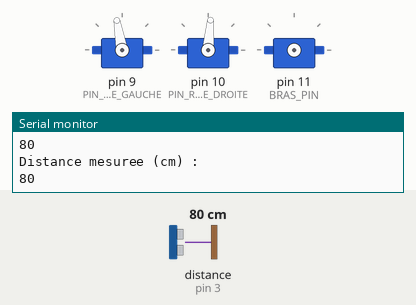
This sketch was run on a simulated Arduino Uno, built with avr-gcc and run on an emulated ATmega328P. Shown: 3 × servo, the last lines printed to the serial monitor. Wiring (inferred from the names in the program): ultrasonic range finder: trigger pin 2; echo pin 3. Inputs (shaded band) come from the test bench; at power-on: distance to the obstacle (sensor on pin 3) 80 cm. The echo pulse lasts 58.3 µs per cm.

Above: at 2.9 s.
3.0 s: distance to the obstacle (sensor on pin 3) set to 15 cm
6.5 s: distance to the obstacle (sensor on pin 3) set to 12 cm
At 7.3 s:
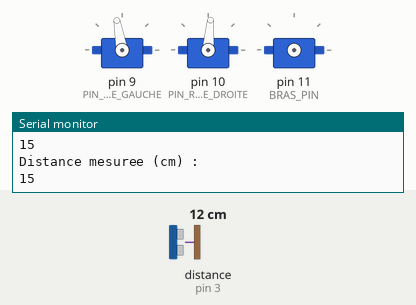
10.8 s: distance to the obstacle (sensor on pin 3) set to 18 cm
At 11.78 s:
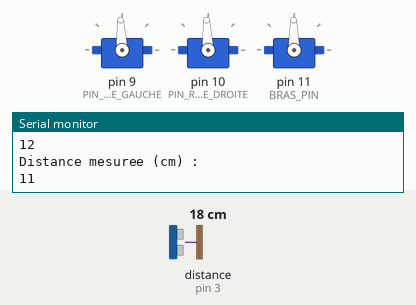
16.8 s: distance to the obstacle (sensor on pin 3) set to 2 cm
At 17.67 s:
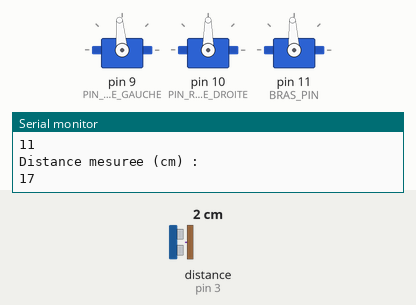
20.3 s: distance to the obstacle (sensor on pin 3) set to 35 cm
At 24.13 s:
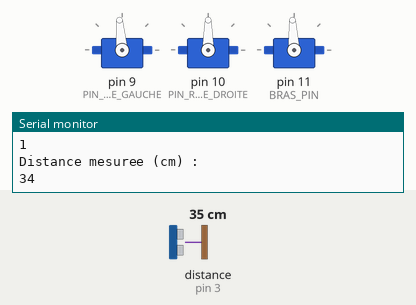
Timing chart, 0 to 25.9 s (numbered marks = the images above; inputs shaded):
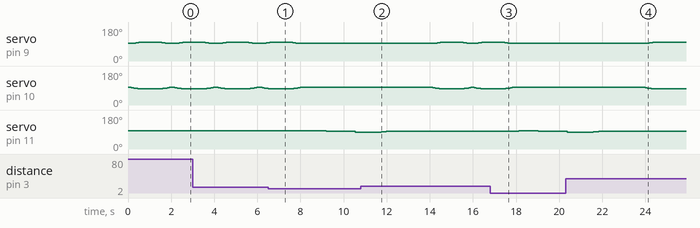

Measured:
- after the input at 6.5 s, servo on pin 9 (PIN_ROUE_GAUCHE): goes on until 7.9 s, then stays 93°; servo on pin 10 (PIN_ROUE_DROITE): goes on until 8.0 s, then stays 93°; servo on pin 11 (BRAS_PIN): moves from 97° to 89° over 1.5 s, starting after 2.6 s
- after the input at 10.8 s, servo on pin 11 (BRAS_PIN): goes on until 12.0 s, then stays 93°
- after the input at 16.8 s, servo on pin 9 (PIN_ROUE_GAUCHE), servo on pin 10 (PIN_ROUE_DROITE): goes on until 17.8 s, then stays 93°; servo on pin 11 (BRAS_PIN): 93° → 97° after 1.3 s, → 96° 0.80 s later, → 95° 0.10 s later, → 94° 0.15 s later, … (5 changes in this stretch)
- after the input at 20.3 s, servo on pin 9 (PIN_ROUE_GAUCHE): 93° → 95° after 3.7 s, → 97° 0.15 s later, → 100° 0.15 s later; servo on pin 10 (PIN_ROUE_DROITE): 93° → 90° after 3.7 s, → 87° 0.20 s later, → 85° 0.20 s later

The sketch:

codeRobotV2.ino
```cpp
//
// Hackteliers @ Lycée Le Corbusier             / Fevrier  2015
// Atelier arduino @ Mediathèque de Hautepierre / Octobre  2015
// Atelier arduino @ Mediathèque de Neudorf     / Novembre 2015
//
// Code pour controller le robot
//

#include <Servo.h>

// ###############################
// #  Configuration des roues    #
// ###############################

// Attribution des pins correspondant aux roues
#define PIN_ROUE_GAUCHE 9
#define PIN_ROUE_DROITE 10

// Valeurs mesurées sur le robot
#define RAYON_ROUES      33
#define ECARTEMENT_ROUES 110

// Tours par seconde observés sur le robot par rapport à la vitesse par défaut donnée
#define VITESSE_PAR_DEFAUT 70
#define TOUR_PAR_SECONDE 0.528

// ################################
// # CORRECTION AVANCER + TOURNER #
// ################################

// Correction pour la fonction avancer si légère asymétrie entre gauche et droite
#define CORRECTION_AVANCER_GAUCHE 0
#define CORRECTION_AVANCER_DROITE -11

// Correction pour la fonction tourner
#define CORRECTION_TOURNER 0.36

// ###############################
// # Gestion des moteurs / roues #
// ###############################

// Centre des roues ou celles-ci ne bougent plus
#define CENTRE_ROUE_GAUCHE 1500
#define CENTRE_ROUE_DROITE 1500

// Déclaration des servomoteurs
Servo servoRoueGauche;
Servo servoRoueDroite;

// Fonction d'attribution et d'initialisation des servomoteurs
void initRoues()
{
    servoRoueGauche.attach(PIN_ROUE_GAUCHE);
    servoRoueDroite.attach(PIN_ROUE_DROITE);
	commandeRoues(0,0);
}

// Fonction de désactivation des roues afin d'économiser de l'énergie
void desinitRoues()
{
    servoRoueGauche.detach();
    servoRoueDroite.detach();
}

// Fonction de base permettant de faire tourner les roues en leur donnant une valeur
// en microsecondes.. Si supérieure à 1500 avance, si inférieure, recule
void commandeRoues(int commandeGauche, int commandeDroite)
{
    servoRoueGauche.writeMicroseconds(CENTRE_ROUE_GAUCHE+commandeGauche);
    servoRoueDroite.writeMicroseconds(CENTRE_ROUE_DROITE+commandeDroite);
}

// Fonction permettant de rapidement, mais progressivement accélerer les roues après l'éxecution
// d'une fonction avancer() ou tourner() afin d'éviter une variation soudaine de tension faisant
// rebooter l'Arduino.
void startRouesSlow(int comG, int comD)
{
    for (float f = 0.0 ; f <= 0.9 ; f += 0.1)
    {
        commandeRoues(comG * f,comD * f);
        attendre(50);
    }
    commandeRoues(comG, comD);
}

// Idem que la fonction précédente mais pour les ralentir progressivement
void stopRouesSlow(int comG, int comD)
{
    for (float f = 0.9 ; f >= 0.0 ; f -= 0.1)
    {
        commandeRoues(comG * f,comD * f);
        attendre(50);
    }
    commandeRoues(0,0);
    attendre(100);
}

// Fonction permettant d'attendre une durée donnée
// (pendant ce temps, les roues continuent de tourner)
void attendre(unsigned long duree)
{
    delay(duree);
}

// ######################
// #  Fonction avancer  #
// ######################

// Calcul de la distance par seconde
#define DISTANCE_PAR_SECONDE ((float) (2 * 3.1415 * RAYON_ROUES * TOUR_PAR_SECONDE))

// Fonction pour avancer prenant en argument une distance demandée
void avancer(int distance)
{
    // Determine si la valeur de la distance est positive ou négative afin de définir s'il faut
    // avancer ou reculer
    short int sens = (distance > 0) ? 1 : -1;

    // Calcule la durée nécessaire pour parcourir la distance demandée
    float duree = abs((float) distance) / DISTANCE_PAR_SECONDE;

    // Définie la valeur à donner à la fonction commandeRoue afin d'avancer, reculer ou tourner
    int comG = CORRECTION_AVANCER_GAUCHE + sens * VITESSE_PAR_DEFAUT;
    int comD = CORRECTION_AVANCER_DROITE - sens * VITESSE_PAR_DEFAUT;

	// Fait démarrer progressivement les roues jusqu'a la vitesse standard
    startRouesSlow(comG, comD);
    // la fonction attendre permet de faire perdurer l'action de commandeRoue
    attendre(duree * 1000);
    // Excute la fonction permettant de ralentir la rotation des roues
    stopRouesSlow(comG,comD);
}

// ######################
// #  Fonction tourner  #
// ######################

// Fonction permettant de faire tourner les roues dans des sens opposés afin d'opérer une rotation
void tourner(float fraction)
{
    // Défini un sens de rotation par rapport à la valeur demandée
    short int sens = (fraction > 0) ? 1 : -1;

    // Défini la durée nécessaire pour accomplir la rotation demandée
    float duree =  fraction * 3.1415 * (float) (ECARTEMENT_ROUES) / DISTANCE_PAR_SECONDE;
    duree -= CORRECTION_TOURNER;

    // Défini la commande à appliquer sur les moteurs
    int com = sens * VITESSE_PAR_DEFAUT;

    // Execute la fonction commande roue avec la meme valeur pour chaque roue, celles-ci étant
    // inversées sur le robot, l'une semblera tourner dans un sens et l'autre dans l'autre
    commandeRoues(com, com);
    attendre(duree * 1000);
    stopRouesSlow(com,com);
}

// ###################################
// #  Gestion du module ultrason     #
// ###################################

// Define pin mapping
#define SENTRY_TRIGGER_PIN 2
#define SENTRY_ECHO_PIN    3
#define DISTANCE_OBSTACLE  13

// Initialisation du telemetre ultrason
void initUltrason()
{
    // Init ultrason module
    pinMode(SENTRY_TRIGGER_PIN, OUTPUT);
    digitalWrite(SENTRY_TRIGGER_PIN, LOW);
    pinMode(SENTRY_ECHO_PIN, INPUT);
    Serial.begin(9600);
}

// Renvoie True ou False suivant si un obstacle a ete detecte (c.f. DISTANCE_OBSTACLE)
bool presenceObstacle()
{
    attendre(100);

    // Emission du signal ultrason
    digitalWrite(SENTRY_TRIGGER_PIN, HIGH);
    delayMicroseconds(100);
    digitalWrite(SENTRY_TRIGGER_PIN, LOW);

    // Lecture de la valeur du capteur
    long echoValue = pulseIn(SENTRY_ECHO_PIN, HIGH);

    // Conversion de la valeur du capteur en centrimetre
    long distance = echoValue / 58;
    if (distance == 5) distance = 3000;

    // (Optionnel) Affichage de la distance dans la console serie
    Serial.println("Distance mesuree (cm) : ");
    Serial.println(distance);

    if (((int) distance) <= DISTANCE_OBSTACLE)
        return true;
    else
        return false;
}

// Faire avancer le robot de la distance demandee tout en regardant s'il y
// a un obstacle tous les 10 cm
void avancerObstacle(int distance)
{
    // Boucle répétant une petite avancée et détection avec le capteur ultrason
    for (int n = distance / 100; n >= 0 ; n--)
    {
        // Si la présence de l'obstacle est confirmée execute le code suivant :"
        if (presenceObstacle())
        {
            // Activer le petit bras jusqu'a ne plus voir l'obstacle
            while (presenceObstacle())
            {
                activerBras();
                attendre(1000);
            }

            // Une fois la porte ouverte, on demande au robot de parcourir la distance restante
            avancer(n * 100);

            // On met fin à la boucle
            n = 0;
        }
        // Si on ne détecte pas d'obstacle on demande au robot d'avancer de 10 cm
        avancer(100);
    }
}

// ###############################
// #  Gestion du bras            #
// ###############################

// Déclaration du servomoteur
Servo brasServo;

// Attribution du pin au bras
#define BRAS_PIN 11

// Centre du servomoteur ou celui ne bougent pas
#define CENTRE_BRAS 1500

// Fonction ordonnant au servomoteur du bras de tourner
void commandeBras(int com = 0)
{
    brasServo.writeMicroseconds(CENTRE_BRAS+com);
}

// Fonction d'initialisation du servomoteur du bras
void initBras()
{
    brasServo.attach(BRAS_PIN);
    commandeBras();
}
// Fonction ordonnant au bras de s'abaisser
void activerBras()
{
	// On désactive les roues pour économiser de l'énergie
    desinitRoues();
    // On active le servomoteur du bras
    initBras();

	// On lui demande de descendre d'une certaine valeur
    commandeBras(40);
    attendre(800);
    stopBrasSlow(40);
	// On lui demande de remonter d'une certaine valeur
    commandeBras(-40);
    attendre(1000);
    stopBrasSlow(-40);
	// On lui demande de s'arreter en lui demandant de revenir à sa valeur initiale (1500)
    commandeBras();

	// On désactive le servomoteur du bras
    brasServo.detach();
	// On réactive les roues
    initRoues();
}

// Fonction ralentissant la vitesse du bras à la fin d'une fonction activerBras()
void stopBrasSlow(int com)
{
    for (float f = 0.9 ; f >= 0.0 ; f -= 0.1)
    {
        brasServo.writeMicroseconds(CENTRE_BRAS + com * f);
        attendre(50);
    }
    commandeBras();
    attendre(1000);
}


// ###############################
// #  Le programme               #
// ###############################

void setup()
{
    initRoues();
    initUltrason();
}

void loop()
{
//    avancer(500);
//    attendre(1000);
//    tourner(0.25);
//    attendre(1000);
      avancerObstacle(500);
//    attendre(1000);
//    activerBras();

}
```
